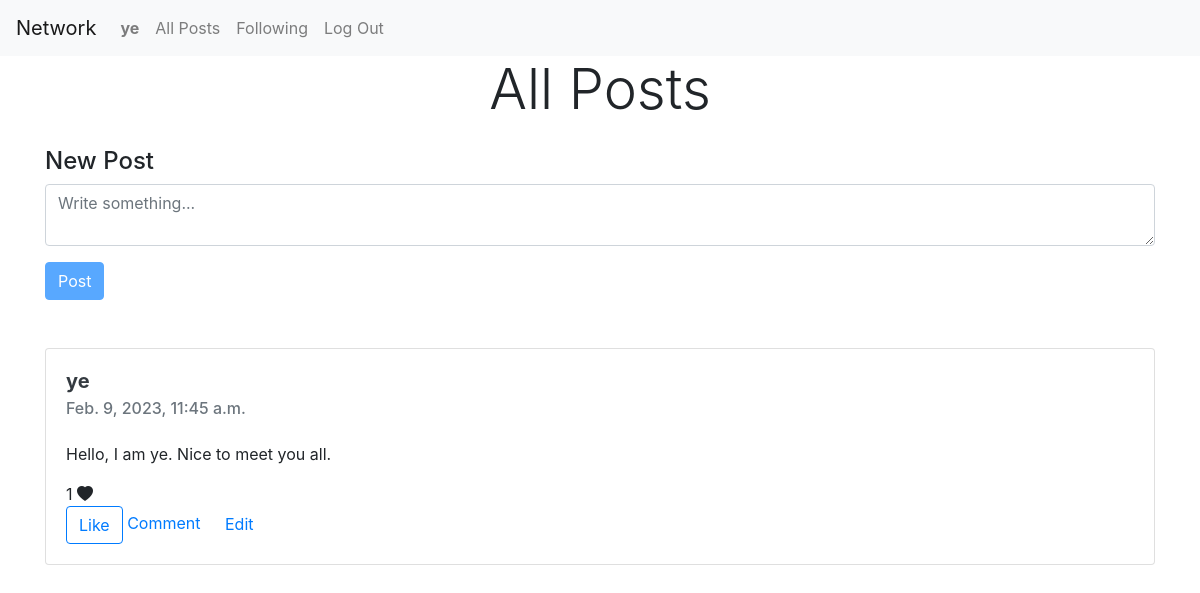
Before: / (signed in) with the older database file.
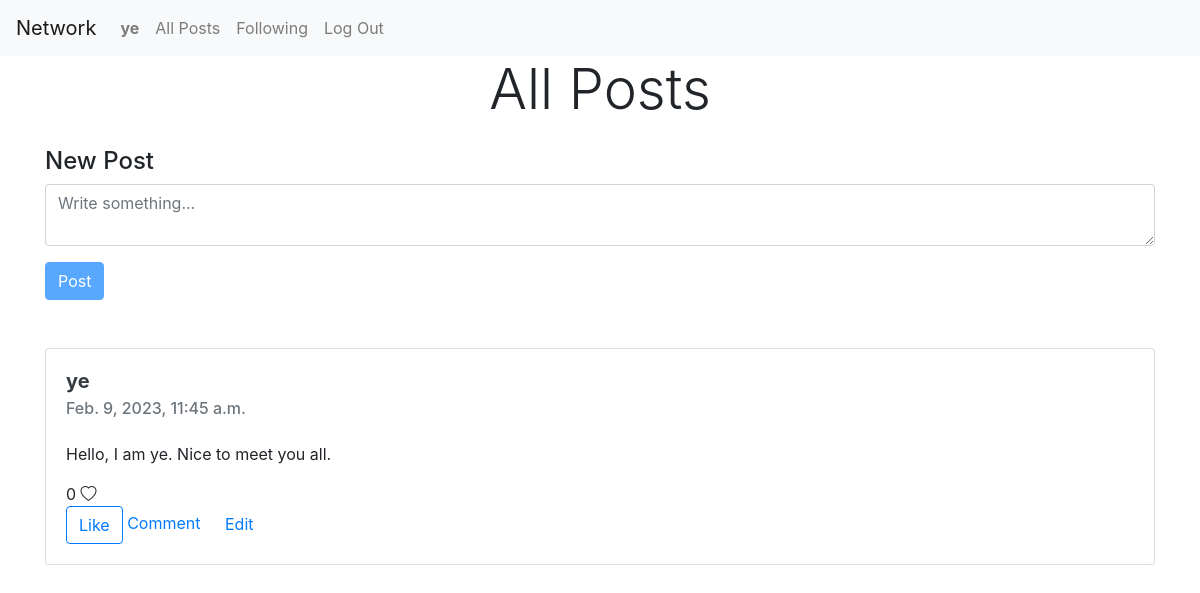
After: the same page with the newer database file.
### network/models.py (models this page shows, shortened)
class User(AbstractUser):
    pass

class Post(models.Model):
    user = models.CharField(max_length=100)
    content = models.TextField()
    created_at = models.DateTimeField(default=datetime.now)
    likes = models.IntegerField(default=0)
    class Meta:
        ordering = ['-id']

class LikePost(models.Model):
    post_id = models.IntegerField()
    user = models.CharField(max_length=100)

### network/views.py (the view)
# urls.py: path("", views.index, name="index"),
@login_required(login_url='login')
def index(request):
    posts = Post.objects.all()
    likes = LikePost.objects.all()
    return render(request, "network/index.html",{
        'posts': posts,
        'likes': likes
    })

### network/templates/network/index.html (shortened to what this page needs)
{% extends "network/layout.html" %}
{% load static %}
{% block body %}
    <div class="container-lg">
        <h3 class="display-4 mb-4 text-center">All Posts</h3>
        <form action="/create-post" method="post">
            <div class="form-floating">
                <label for="content" class="h4">New Post</label>
                <textarea name="content" id="content" class="form-control" placeholder="Write something..."></textarea>
            </div>
            <button class="btn btn-primary mt-3" id="submit" type="submit" disabled>Post</button>
        </form>
        <div class="row justify-content-center align-items-center my-5">
            <div class="col-12">
                {% for post in posts %}
                <div class="card" style="width: 100%;">
                    <div class="card-body">
                      <h5 class="card-title"><a class="text-dark" href="{% url 'profile_view' post.user %}"><strong>{{post.user}}</strong></a></h5>
                      <h6 class="card-subtitle mb-4 text-muted">{{ post.created_at }}</h6>
                      <p class="card-text">{{ post.content }}</p>
                    {% if user.is_authenticated %}
                        <span id="like_count">{{ post.likes }}</span>
                        {% if likes %}
                         {% for like in likes %}
                         {% if user.username == like.user %}<i id="heart" class="bi bi-heart-fill"></i> {% else %}<i id="heart" class="bi bi-heart"></i>{% endif %}<br>
                        {% endfor %}
                        {% else %}
                        <i id="heart" class="bi bi-heart"></i><br>
                        {% endif %}
                    {% endif %}
                        <button type="button" id="like" class=" btn btn-outline-primary">Like</button>
                        <a href="#" class="card-link">Comment</a>
                        <a href="#" class="card-link">Edit</a>
                    </div>
                </div>
                {% endfor %}
            </div>
        </div>
    </div>
{% endblock %}

### network/templates/network/layout.html (shortened to what this page needs)
{% load static %}
<!DOCTYPE html>
<html lang="en">
    <head>
        <link rel="stylesheet" href="https://stackpath.bootstrapcdn.com/bootstrap/4.4.1/css/bootstrap.min.css">
        <link href="{% static 'network/styles.css' %}" rel="stylesheet">
        <link rel="stylesheet" href="https://cdn.jsdelivr.net/npm/bootstrap-icons@1.10.3/font/bootstrap-icons.css">
    </head>
    <body>
        <nav class="navbar navbar-expand-lg navbar-light bg-light">
            <a class="navbar-brand" href="#">Network</a>
            <div>
              <ul class="navbar-nav mr-auto">
                {% if user.is_authenticated %}
                    <li class="nav-item">
                        <a class="nav-link" href="{% url 'profile_view' user.username %}"><strong>{{ user.username }}</strong></a>
                    </li>
                {% endif %}
                <li class="nav-item">
                  <a class="nav-link" href="{% url 'index' %}">All Posts</a>
                </li>
                {% if user.is_authenticated %}
                    <li class="nav-item">
                        <a class="nav-link" href="#">Following</a>
                    </li>
                    <li class="nav-item">
                        <a class="nav-link" href="{% url 'logout' %}">Log Out</a>
                    </li>
                {% endif %}
              </ul>
            </div>
          </nav>
        <div class="body">
            {% block body %}
            {% endblock %}
        </div>
    </body>
</html>

Changed rows visible on the page:
removed LikePost: user "ye" (drawn)
changed Post "ye": likes "1" → "0"
